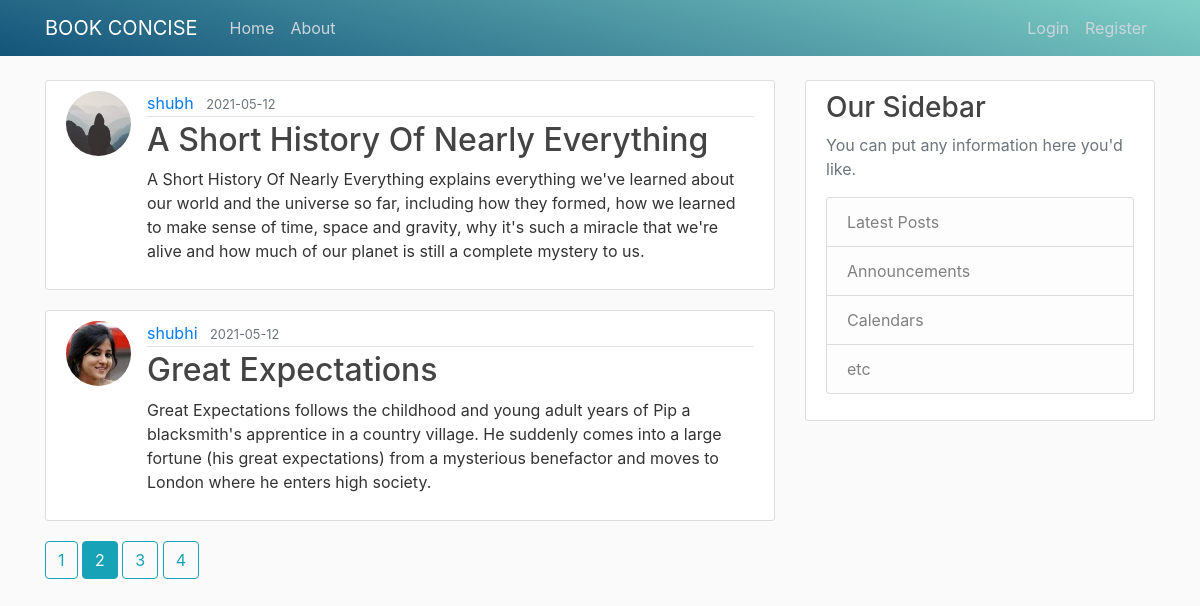
Screenshot of /?page=2 with the database file from the repository.
### app/models.py (models this page shows, shortened)
class Post(db.Model,UserMixin):
	id = db.Column(db.Integer, primary_key = True)
	title = db.Column(db.String(100), nullable = False)
	date_posted = db.Column(db.DateTime,nullable = False,default = datetime.utcnow)
	content = db.Column(db.Text, nullable = False)
	user_id = db.Column(db.Integer, db.ForeignKey('user.id'),nullable = False)

class User(db.Model,UserMixin):
	id = db.Column(db.Integer, primary_key = True)
	username = db.Column(db.String(20),unique = True, nullable = False)
	email = db.Column(db.String(120),unique = True, nullable = False)
	image_file = db.Column(db.String(20), nullable = False, default = 'default.jpg')
	password = db.Column(db.String(60), nullable = False)
	posts = db.relationship('Post', backref = 'author', lazy = True)

### app/routes.py (the view)
@app.route('/')
def home():
	page = request.args.get('page', 1, type=int)
	posts = Post.query.order_by(Post.date_posted.desc()).paginate(page=page, per_page=2)
	return render_template('home.html', posts = posts)

### app/templates/home.html
{%  extends "layout.html" %}
{% block content %}
		{% for post in posts.items %}
		<article class="media content-section">
			<img class = "rounded-circle article-img "src="{{ url_for('static', filename = 'profile_pics/' + post.author.image_file) }}">
		  <div class="media-body">
		    <div class="article-metadata">
		      <a class="mr-2" href="{{ url_for('user_posts', username=post.author.username) }}">{{ post.author.username }}</a>
		      <small class="text-muted">{{ post.date_posted.strftime('%Y-%m-%d')}}</small>
		    </div>
		    <h2><a class="article-title" href="{{ url_for('post', post_id=post.id) }}">{{ post.title }}</a></h2>
		    <p class="article-content">{{ post.content }}</p>
		  </div>
</article>
{% endfor %}
		{% for page_num in posts.iter_pages(left_edge=1, right_edge=1, left_current=1, right_current=2) %}
		      {% if page_num %}
		        {% if posts.page == page_num %}
		          <a class="btn btn-info mb-4" href="{{ url_for('home', page=page_num) }}">{{ page_num }}</a>
		        {% else %}
          		  <a class="btn btn-outline-info mb-4" href="{{ url_for('home', page=page_num) }}">{{ page_num }}</a>
		        {% endif %}
		        {% endif %}
		{% endfor %}
{% endblock content %}

### app/static/main.css (style rules this page uses)
body { background: #fafafa; color: #333333; margin-top: 5rem; }
h1, h2, h3, h4, h5, h6 { color: #444444; }
.content-section { background: #ffffff; padding: 10px 20px; border: 1px solid #dddddd; border-radius: 3px; margin-bottom: 20px; }
.article-title { color: #444444; }
.article-content { white-space: pre-line; }
.article-img { height: 65px; width: 65px; margin-right: 16px; }
.article-metadata { padding-bottom: 1px; margin-bottom: 4px; border-bottom: 1px solid #e3e3e3 }

### rows the page displays
Post: image_file (placeholder picture), author.username "shubh", date_posted "2021-05-12", title "A Short History Of Nearly Everything", content "A Short History Of Nearly Everything explains everything we've learned about our world and the universe so far, including how they formed, how we learned to make sense of time, space and gravity, why it's such a miracle that we're alive and how much of our planet is still a complete mystery to us."
Post: image_file (picture), author.username "shubhi", date_posted "2021-05-12", title "Great Expectations", content "Great Expectations follows the childhood and young adult years of Pip a blacksmith's apprentice in a country village. He suddenly comes into a large fortune (his great expectations) from a mysterious benefactor and moves to London where he enters high society."

### other values shown
{{ page_num }} "1" "3" "4"
{{ page_num }} "2"
